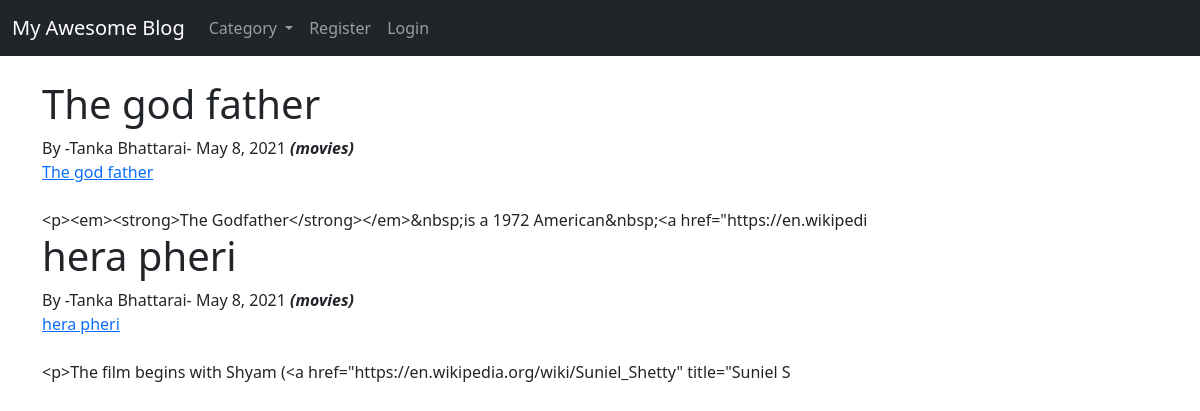
The page /category/movies on the database its author committed.
### theblog/models.py (models this page shows, shortened)
class Post(models.Model):
    title = models.CharField(max_length=250)
    image_header = models.ImageField(null=True,blank=True,upload_to="images/")
    title_tag = models.CharField(max_length=250)
    category = models.CharField(max_length=250)
    snippets = models.CharField(max_length=250)
    author = models.ForeignKey(User, on_delete=models.CASCADE)
    body = RichTextField(blank='True',null='True')
    post_data = models.DateField(auto_now_add=True)

### theblog/views.py (the view)
# urls.py: path('category/<str:cats>', Categoryview, name="category"),
def Categoryview(request, cats):
    category_posts = Post.objects.filter(category=cats)
    return render(request, 'category.html', {'cat': cats, 'category': category_posts})

### theblog/templates/category.html (shortened to what this page needs)
{% extends 'base.html' %}
{% block content %}
{% for post in category %}
<h1>{{post.title}}</h1>By -{{post.author.first_name}} {{post.author.last_name}}-
{{post.post_data}} <i><b>({{post.category}})</b></i>
<br />
<a href="{% url 'article_detail' post.pk %}">{{post.title}}</a>
<br /><br>
{{post.body|slice:":100"}}
<br />
{% endfor %}
{% endblock %}

### rows shown on the page
Post: title "The god father", author.first_name "Tanka", author.last_name "Bhattarai", post_data "May 8, 2021", category "movies", body "<p><em><strong>The Godfather</strong></em>&nbsp;is a 1972 American&nbsp;<a href=\"https://en.wikipedi"
Post: title "hera pheri", author.first_name "Tanka", author.last_name "Bhattarai", post_data "May 8, 2021", category "movies", body "<p>The film begins with Shyam (<a href=\"https://en.wikipedia.org/wiki/Suniel_Shetty\" title=\"Suniel S"
